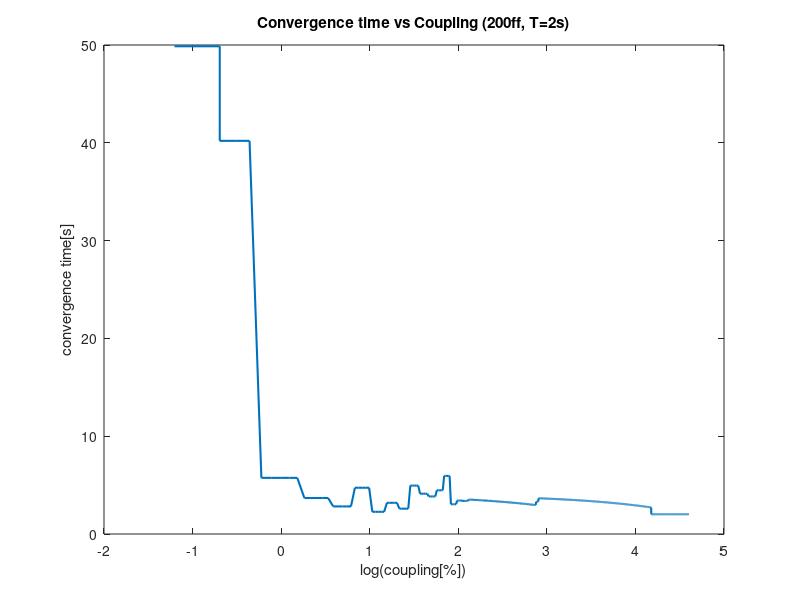

The MATLAB script that drew this image:
load MCRES2

coupling_mc2 = coupling_mc(2:end);
timesteps_to_converge2 = timesteps_to_converge(2:end);;

load MCRES1

coupling_mc1 = coupling_mc;
timesteps_to_converge1 = timesteps_to_converge;


coupling_mc = [ coupling_mc2 coupling_mc1 ];
timesteps_to_converge = [timesteps_to_converge2 timesteps_to_converge1];

figure;
plot(log(coupling_mc*100), timesteps_to_converge*0.01,'LineWidth',1.5);
title('Convergence time vs Coupling (200ff, T=2s)')
ylabel('convergence time[s]');
xlabel('log(coupling[%])');